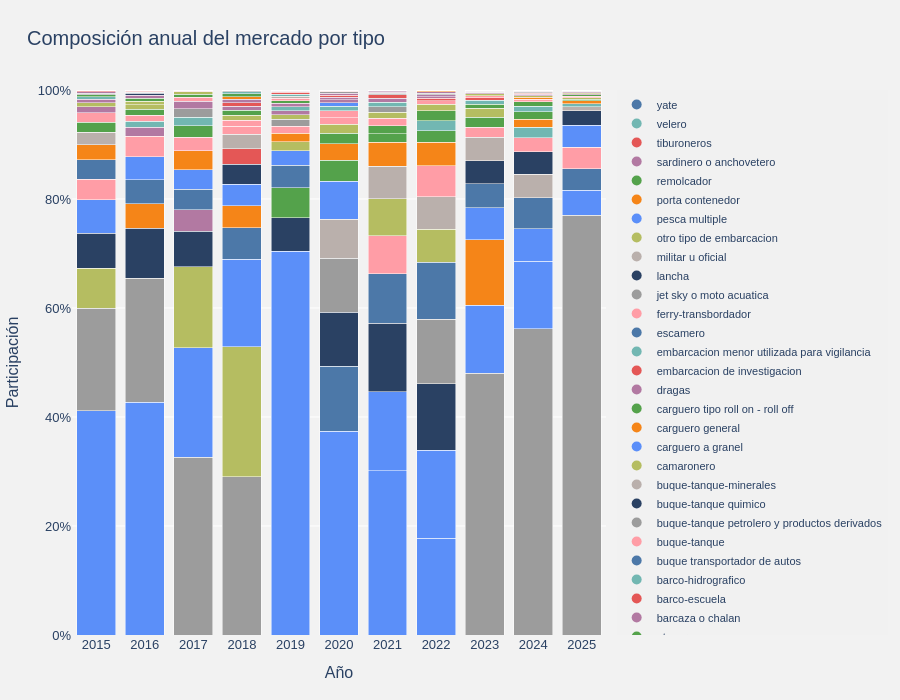

The code cell stored with this chart in its notebook:
### Markdown cell above
#### Composición 100% por tipo

### Code cell
from IPython.display import clear_output
clear_output(wait=True)

fig = go.Figure()

# Ordenar los tipos de mayor a menor participación dentro de cada año.
# Cada posición ocupa la misma altura relativa en todas las barras.
for posicion in range(participacion.shape[1]):
    valores = []
    tipos_posicion = []
    colores_posicion = []

    for año in participacion.index:
        fila = participacion.loc[año].sort_values(ascending=False)
        tipo = fila.index[posicion] if posicion < len(fila) else None
        valor = fila.iloc[posicion] if posicion < len(fila) else 0
        valores.append(valor)
        tipos_posicion.append(tipo if tipo is not None else "Sin participación")
        if tipo is not None:
            indice_tipo = list(participacion.columns).index(tipo)
            colores_posicion.append(COLORES_TIPOS[indice_tipo % len(COLORES_TIPOS)])
        else:
            colores_posicion.append("rgba(0,0,0,0)")

    fig.add_bar(
        x=participacion.index,
        y=valores,
        customdata=tipos_posicion,
        hovertemplate="Año %{x}<br>%{customdata}<br>Participación: %{y:.2f}%<extra></extra>",
        name=f"Posición {posicion + 1}",
        marker_color=colores_posicion,
        showlegend=False,
    )

# Leyenda separada con los tipos reales y sus colores habituales.
for i, tipo in enumerate(participacion.columns):
    fig.add_scatter(
        x=[None],
        y=[None],
        mode="markers",
        name=tipo,
        marker=dict(size=10, color=COLORES_TIPOS[i % len(COLORES_TIPOS)]),
        showlegend=True,
    )

fig.update_layout(
    title="Composición anual del mercado por tipo",
    template="reservas",
    barmode="stack",
    showlegend=True,
    barnorm="percent",
    height=700,
    margin=dict(l=65, r=280, t=90, b=65),
    legend=dict(
        orientation="v",
        x=1.02,
        xanchor="left",
        y=1,
        yanchor="top",
        font=dict(size=11),
        bgcolor="rgba(242,242,242,0.95)",
        borderwidth=0,
    ),
    xaxis=dict(title="Año", dtick=1),
    yaxis=dict(title="Participación", ticksuffix="%", range=[0, 100]),
)
fig.show()

### Figure 1 — Plotly figure (JSON) as saved in the notebook; plotly's stock layout.template omitted (floating-point values rounded to 4 significant figures)
{"data": [{"customdata": ["abastecedor", "abastecedor", "buque-tanque petrolero y productos derivados", "buque-tanque petrolero y productos derivados", "abastecedor", "abastecedor", "abastecedor", "abastecedor", "buque-tanque petrolero y productos derivados", "buque-tanque petrolero y productos derivados", "buque-tanque petrolero y productos derivados"], "hovertemplate": "Año %{x}<br>%{customdata}<br>Participación: %{y:.2f}%<extra></extra>", "marker": {"color": ["#5B8FF9", "#5B8FF9", "#9C9C9C", "#9C9C9C", "#5B8FF9", "#5B8FF9", "#5B8FF9", "#5B8FF9", "#9C9C9C", "#9C9C9C", "#9C9C9C"]}, "name": "Posición 1", "showlegend": false, "type": "bar", "x": [2015, 2016, 2017, 2018, 2019, 2020, 2021, 2022, 2023, 2024, 2025], "y": [41.17, 42.67, 32.61, 29.07, 70.4, 37.37, 30.1, 17.8, 48.01, 56.17, 77.04]}, {"customdata": ["buque-tanque petrolero y productos derivados", "buque-tanque petrolero y productos derivados", "abastecedor", "otro tipo de embarcacion", "lancha", "yate", "pesca multiple", "pesca multiple", "abastecedor", "abastecedor", "pesca multiple"], "hovertemplate": "Año %{x}<br>%{customdata}<br>Participación: %{y:.2f}%<extra></extra>", "marker": {"color": ["#9C9C9C", "#9C9C9C", "#5B8FF9", "#B5BD61", "#2A4163", "#4C78A8", "#5B8FF9", "#5B8FF9", "#5B8FF9", "#5B8FF9", "#5B8FF9"]}, "name": "Posición 2", "showlegend": false, "type": "bar", "x": [2015, 2016, 2017, 2018, 2019, 2020, 2021, 2022, 2023, 2024, 2025], "y": [18.82, 22.77, 20.08, 23.81, 6.122, 11.93, 14.54, 16.14, 12.45, 12.37, 4.528]}, {"customdata": ["otro tipo de embarcacion", "lancha", "otro tipo de embarcacion", "abastecedor", "atunero", "lancha", "lancha", "lancha", "carguero general", "pesca multiple", "yate"], "hovertemplate": "Año %{x}<br>%{customdata}<br>Participación: %{y:.2f}%<extra></extra>", "marker": {"color": ["#B5BD61", "#2A4163", "#B5BD61", "#5B8FF9", "#54A24B", "#2A4163", "#2A4163", "#2A4163", "#F58518", "#5B8FF9", "#4C78A8"]}, "name": "Posición 3", "showlegend": false, "type": "bar", "x": [2015, 2016, 2017, 2018, 2019, 2020, 2021, 2022, 2023, 2024, 2025], "y": [7.296, 9.214, 14.86, 16.08, 5.537, 9.963, 12.53, 12.2, 12.08, 6.004, 4.007]}, {"customdata": ["lancha", "carguero general", "lancha", "yate", "yate", "buque-tanque petrolero y productos derivados", "yate", "buque-tanque petrolero y productos derivados", "pesca multiple", "yate", "buque-tanque"], "hovertemplate": "Año %{x}<br>%{customdata}<br>Participación: %{y:.2f}%<extra></extra>", "marker": {"color": ["#2A4163", "#F58518", "#2A4163", "#4C78A8", "#4C78A8", "#9C9C9C", "#4C78A8", "#9C9C9C", "#5B8FF9", "#4C78A8", "#FF9DA6"]}, "name": "Posición 4", "showlegend": false, "type": "bar", "x": [2015, 2016, 2017, 2018, 2019, 2020, 2021, 2022, 2023, 2024, 2025], "y": [6.412, 4.476, 6.559, 5.738, 4.093, 9.894, 9.074, 11.78, 5.876, 5.663, 3.969]}, {"customdata": ["pesca multiple", "yate", "barcaza o chalan", "carguero general", "pesca multiple", "militar u oficial", "buque-tanque", "yate", "yate", "militar u oficial", "abastecedor"], "hovertemplate": "Año %{x}<br>%{customdata}<br>Participación: %{y:.2f}%<extra></extra>", "marker": {"color": ["#5B8FF9", "#4C78A8", "#B279A2", "#F58518", "#5B8FF9", "#BAB0AC", "#FF9DA6", "#4C78A8", "#4C78A8", "#BAB0AC", "#5B8FF9"]}, "name": "Posición 5", "showlegend": false, "type": "bar", "x": [2015, 2016, 2017, 2018, 2019, 2020, 2021, 2022, 2023, 2024, 2025], "y": [6.184, 4.42, 3.921, 4.097, 2.694, 7.102, 7.048, 10.44, 4.357, 4.33, 3.964]}, {"customdata": ["buque-tanque", "pesca multiple", "yate", "pesca multiple", "otro tipo de embarcacion", "pesca multiple", "otro tipo de embarcacion", "otro tipo de embarcacion", "lancha", "lancha", "lancha"], "hovertemplate": "Año %{x}<br>%{customdata}<br>Participación: %{y:.2f}%<extra></extra>", "marker": {"color": ["#FF9DA6", "#5B8FF9", "#4C78A8", "#5B8FF9", "#B5BD61", "#5B8FF9", "#B5BD61", "#B5BD61", "#2A4163", "#2A4163", "#2A4163"]}, "name": "Posición 6", "showlegend": false, "type": "bar", "x": [2015, 2016, 2017, 2018, 2019, 2020, 2021, 2022, 2023, 2024, 2025], "y": [3.777, 4.189, 3.71, 3.952, 1.635, 6.991, 6.779, 6.108, 4.281, 4.125, 2.671]}, {"customdata": ["yate", "buque-tanque", "pesca multiple", "lancha", "carguero general", "remolcador", "militar u oficial", "militar u oficial", "militar u oficial", "buque-tanque", "militar u oficial"], "hovertemplate": "Año %{x}<br>%{customdata}<br>Participación: %{y:.2f}%<extra></extra>", "marker": {"color": ["#4C78A8", "#FF9DA6", "#5B8FF9", "#2A4163", "#F58518", "#54A24B", "#BAB0AC", "#BAB0AC", "#BAB0AC", "#FF9DA6", "#BAB0AC"]}, "name": "Posición 7", "showlegend": false, "type": "bar", "x": [2015, 2016, 2017, 2018, 2019, 2020, 2021, 2022, 2023, 2024, 2025], "y": [3.556, 3.774, 3.616, 3.615, 1.581, 3.861, 5.982, 5.988, 4.231, 2.553, 0.7621]}, {"customdata": ["carguero general", "sardinero o anchovetero", "carguero general", "barco-escuela", "buque-tanque", "carguero general", "carguero general", "buque-tanque", "buque-tanque", "embarcacion menor utilizada para vigilancia", "velero"], "hovertemplate": "Año %{x}<br>%{customdata}<br>Participación: %{y:.2f}%<extra></extra>", "marker": {"color": ["#F58518", "#B279A2", "#F58518", "#E45756", "#FF9DA6", "#F58518", "#F58518", "#FF9DA6", "#FF9DA6", "#72B7B2", "#72B7B2"]}, "name": "Posición 8", "showlegend": false, "type": "bar", "x": [2015, 2016, 2017, 2018, 2019, 2020, 2021, 2022, 2023, 2024, 2025], "y": [2.778, 1.689, 3.522, 2.877, 1.315, 3.027, 4.405, 5.665, 1.877, 1.905, 0.5768]}, {"customdata": ["militar u oficial", "velero", "buque-tanque", "militar u oficial", "buque-tanque petrolero y productos derivados", "atunero", "atunero", "carguero general", "remolcador", "carguero general", "carguero general"], "hovertemplate": "Año %{x}<br>%{customdata}<br>Participación: %{y:.2f}%<extra></extra>", "marker": {"color": ["#BAB0AC", "#72B7B2", "#FF9DA6", "#BAB0AC", "#9C9C9C", "#54A24B", "#54A24B", "#F58518", "#54A24B", "#F58518", "#F58518"]}, "name": "Posición 9", "showlegend": false, "type": "bar", "x": [2015, 2016, 2017, 2018, 2019, 2020, 2021, 2022, 2023, 2024, 2025], "y": [2.241, 1.1, 2.456, 2.636, 1.251, 1.937, 1.524, 4.293, 1.806, 1.467, 0.471]}, {"customdata": ["atunero", "ferry-transbordador", "atunero", "buque-tanque", "camaronero", "camaronero", "remolcador", "remolcador", "otro tipo de embarcacion", "remolcador", "atunero"], "hovertemplate": "Año %{x}<br>%{customdata}<br>Participación: %{y:.2f}%<extra></extra>", "marker": {"color": ["#54A24B", "#FF9DA6", "#54A24B", "#FF9DA6", "#B5BD61", "#B5BD61", "#54A24B", "#54A24B", "#B5BD61", "#54A24B", "#54A24B"]}, "name": "Posición 10", "showlegend": false, "type": "bar", "x": [2015, 2016, 2017, 2018, 2019, 2020, 2021, 2022, 2023, 2024, 2025], "y": [1.826, 1.095, 2.072, 1.514, 0.8144, 1.621, 1.473, 2.1, 1.635, 1.459, 0.3161]}, {"customdata": ["ferry-transbordador", "atunero", "velero", "ferry-transbordador", "sardinero o anchovetero", "buque-tanque", "ferry-transbordador", "velero", "atunero", "velero", "camaronero"], "hovertemplate": "Año %{x}<br>%{customdata}<br>Participación: %{y:.2f}%<extra></extra>", "marker": {"color": ["#FF9DA6", "#54A24B", "#72B7B2", "#FF9DA6", "#B279A2", "#FF9DA6", "#FF9DA6", "#72B7B2", "#54A24B", "#72B7B2", "#B5BD61"]}, "name": "Posición 11", "showlegend": false, "type": "bar", "x": [2015, 2016, 2017, 2018, 2019, 2020, 2021, 2022, 2023, 2024, 2025], "y": [1.786, 1.062, 1.612, 1.061, 0.7268, 1.234, 1.367, 1.858, 0.7866, 0.9476, 0.3115]}, {"customdata": ["sardinero o anchovetero", "camaronero", "jet sky o moto acuatica", "camaronero", "embarcacion menor utilizada para vigilancia", "ferry-transbordador", "camaronero", "atunero", "velero", "atunero", "ferry-transbordador"], "hovertemplate": "Año %{x}<br>%{customdata}<br>Participación: %{y:.2f}%<extra></extra>", "marker": {"color": ["#B279A2", "#B5BD61", "#9C9C9C", "#B5BD61", "#72B7B2", "#FF9DA6", "#B5BD61", "#54A24B", "#72B7B2", "#54A24B", "#FF9DA6"]}, "name": "Posición 12", "showlegend": false, "type": "bar", "x": [2015, 2016, 2017, 2018, 2019, 2020, 2021, 2022, 2023, 2024, 2025], "y": [1.104, 0.7996, 1.563, 0.9373, 0.7098, 1.222, 1.115, 1.808, 0.7612, 0.8844, 0.2492]}, {"customdata": ["camaronero", "otro tipo de embarcacion", "sardinero o anchovetero", "atunero", "barcaza o chalan", "velero", "buque-tanque petrolero y productos derivados", "camaronero", "embarcacion de investigacion", "ferry-transbordador", "remolcador"], "hovertemplate": "Año %{x}<br>%{customdata}<br>Participación: %{y:.2f}%<extra></extra>", "marker": {"color": ["#B5BD61", "#B5BD61", "#B279A2", "#54A24B", "#B279A2", "#72B7B2", "#9C9C9C", "#B5BD61", "#E45756", "#FF9DA6", "#54A24B"]}, "name": "Posición 13", "showlegend": false, "type": "bar", "x": [2015, 2016, 2017, 2018, 2019, 2020, 2021, 2022, 2023, 2024, 2025], "y": [0.6709, 0.6972, 1.305, 0.9285, 0.6979, 0.8545, 0.9504, 1.216, 0.4102, 0.4273, 0.2423]}, {"customdata": ["barcaza o chalan", "remolcador", "ferry-transbordador", "barcaza o chalan", "remolcador", "carguero a granel", "velero", "ferry-transbordador", "ferry-transbordador", "porta contenedor", "sardinero o anchovetero"], "hovertemplate": "Año %{x}<br>%{customdata}<br>Participación: %{y:.2f}%<extra></extra>", "marker": {"color": ["#B279A2", "#54A24B", "#FF9DA6", "#B279A2", "#54A24B", "#5B8FF9", "#72B7B2", "#FF9DA6", "#FF9DA6", "#F58518", "#B279A2"]}, "name": "Posición 14", "showlegend": false, "type": "bar", "x": [2015, 2016, 2017, 2018, 2019, 2020, 2021, 2022, 2023, 2024, 2025], "y": [0.6629, 0.5265, 0.8138, 0.7161, 0.4676, 0.6137, 0.8516, 0.6429, 0.4067, 0.3547, 0.2398]}, {"customdata": ["velero", "barcaza o chalan", "remolcador", "embarcacion de investigacion", "ferry-transbordador", "sardinero o anchovetero", "sardinero o anchovetero", "embarcacion de investigacion", "camaronero", "camaronero", "otro tipo de embarcacion"], "hovertemplate": "Año %{x}<br>%{customdata}<br>Participación: %{y:.2f}%<extra></extra>", "marker": {"color": ["#72B7B2", "#B279A2", "#54A24B", "#E45756", "#FF9DA6", "#B279A2", "#B279A2", "#E45756", "#B5BD61", "#B5BD61", "#B5BD61"]}, "name": "Posición 15", "showlegend": false, "type": "bar", "x": [2015, 2016, 2017, 2018, 2019, 2020, 2021, 2022, 2023, 2024, 2025], "y": [0.4383, 0.523, 0.5375, 0.6435, 0.4035, 0.5806, 0.7484, 0.4162, 0.3517, 0.3154, 0.1756]}, {"customdata": ["remolcador", "buque-tanque quimico", "camaronero", "sardinero o anchovetero", "militar u oficial", "barcaza o chalan", "embarcacion de investigacion", "sardinero o anchovetero", "sardinero o anchovetero", "sardinero o anchovetero", "barcaza o chalan"], "hovertemplate": "Año %{x}<br>%{customdata}<br>Participación: %{y:.2f}%<extra></extra>", "marker": {"color": ["#54A24B", "#2A4163", "#B5BD61", "#B279A2", "#BAB0AC", "#B279A2", "#E45756", "#B279A2", "#B279A2", "#B279A2", "#B279A2"]}, "name": "Posición 16", "showlegend": false, "type": "bar", "x": [2015, 2016, 2017, 2018, 2019, 2020, 2021, 2022, 2023, 2024, 2025], "y": [0.3923, 0.3572, 0.3937, 0.6001, 0.3926, 0.4965, 0.631, 0.333, 0.151, 0.2052, 0.1523]}, {"customdata": ["jet sky o moto acuatica", "dragas", "embarcacion de investigacion", "artefactos navales", "velero", "embarcacion de investigacion", "jet sky o moto acuatica", "barcaza o chalan", "jet sky o moto acuatica", "embarcacion de investigacion", "jet sky o moto acuatica"], "hovertemplate": "Año %{x}<br>%{customdata}<br>Participación: %{y:.2f}%<extra></extra>", "marker": {"color": ["#9C9C9C", "#B279A2", "#E45756", "#F58518", "#72B7B2", "#E45756", "#9C9C9C", "#B279A2", "#9C9C9C", "#E45756", "#9C9C9C"]}, "name": "Posición 17", "showlegend": false, "type": "bar", "x": [2015, 2016, 2017, 2018, 2019, 2020, 2021, 2022, 2023, 2024, 2025], "y": [0.2966, 0.1304, 0.1114, 0.5135, 0.3698, 0.3697, 0.2644, 0.3088, 0.1262, 0.1854, 0.09786]}, {"customdata": ["dragas", "jet sky o moto acuatica", "dragas", "remolcador", "embarcacion de investigacion", "dragas", "dragas", "jet sky o moto acuatica", "barcaza o chalan", "dragas", "porta contenedor"], "hovertemplate": "Año %{x}<br>%{customdata}<br>Participación: %{y:.2f}%<extra></extra>", "marker": {"color": ["#B279A2", "#9C9C9C", "#B279A2", "#54A24B", "#E45756", "#B279A2", "#B279A2", "#9C9C9C", "#B279A2", "#B279A2", "#F58518"]}, "name": "Posición 18", "showlegend": false, "type": "bar", "x": [2015, 2016, 2017, 2018, 2019, 2020, 2021, 2022, 2023, 2024, 2025], "y": [0.2761, 0.1258, 0.08844, 0.5055, 0.3283, 0.3023, 0.2168, 0.3014, 0.1192, 0.1696, 0.06268]}, {"customdata": ["embarcacion de investigacion", "embarcacion de investigacion", "buque-tanque quimico", "velero", "barco-escuela", "jet sky o moto acuatica", "artefactos navales", "dragas", "dragas", "jet sky o moto acuatica", "embarcacion de investigacion"], "hovertemplate": "Año %{x}<br>%{customdata}<br>Participación: %{y:.2f}%<extra></extra>", "marker": {"color": ["#E45756", "#E45756", "#2A4163", "#72B7B2", "#E45756", "#9C9C9C", "#F58518", "#B279A2", "#B279A2", "#9C9C9C", "#E45756"]}, "name": "Posición 19", "showlegend": false, "type": "bar", "x": [2015, 2016, 2017, 2018, 2019, 2020, 2021, 2022, 2023, 2024, 2025], "y": [0.2236, 0.1231, 0.0794, 0.421, 0.1352, 0.27, 0.1162, 0.2551, 0.08547, 0.1573, 0.05999]}, {"customdata": ["tiburoneros", "militar u oficial", "barco-escuela", "jet sky o moto acuatica", "dragas", "barco-escuela", "barcaza o chalan", "artefactos navales", "carguero a granel", "barcaza o chalan", "barco-escuela"], "hovertemplate": "Año %{x}<br>%{customdata}<br>Participación: %{y:.2f}%<extra></extra>", "marker": {"color": ["#E45756", "#BAB0AC", "#E45756", "#9C9C9C", "#B279A2", "#E45756", "#B279A2", "#F58518", "#5B8FF9", "#B279A2", "#E45756"]}, "name": "Posición 20", "showlegend": false, "type": "bar", "x": [2015, 2016, 2017, 2018, 2019, 2020, 2021, 2022, 2023, 2024, 2025], "y": [0.0402, 0.123, 0.03229, 0.1546, 0.1319, 0.1191, 0.1068, 0.1948, 0.07406, 0.1165, 0.05118]}, {"customdata": ["carguero a granel", "artefactos navales", "carguero a granel", "dragas", "jet sky o moto acuatica", "otro tipo de embarcacion", "carguero a granel", "carguero a granel", "artefactos navales", "otro tipo de embarcacion", "carguero a granel"], "hovertemplate": "Año %{x}<br>%{customdata}<br>Participación: %{y:.2f}%<extra></extra>", "marker": {"color": ["#5B8FF9", "#F58518", "#5B8FF9", "#B279A2", "#9C9C9C", "#B5BD61", "#5B8FF9", "#5B8FF9", "#F58518", "#B5BD61", "#5B8FF9"]}, "name": "Posición 21", "showlegend": false, "type": "bar", "x": [2015, 2016, 2017, 2018, 2019, 2020, 2021, 2022, 2023, 2024, 2025], "y": [0.02577, 0.08587, 0.01512, 0.05506, 0.1252, 0.1038, 0.05909, 0.06424, 0.04707, 0.09175, 0.02291]}, {"customdata": ["escamero", "carguero a granel", "escamero", "escamero", "escamero", "escamero", "barco-escuela", "carguero tipo roll on - roll off", "escamero", "carguero a granel", "dragas"], "hovertemplate": "Año %{x}<br>%{customdata}<br>Participación: %{y:.2f}%<extra></extra>", "marker": {"color": ["#4C78A8", "#5B8FF9", "#4C78A8", "#4C78A8", "#4C78A8", "#4C78A8", "#E45756", "#54A24B", "#4C78A8", "#5B8FF9", "#B279A2"]}, "name": "Posición 22", "showlegend": false, "type": "bar", "x": [2015, 2016, 2017, 2018, 2019, 2020, 2021, 2022, 2023, 2024, 2025], "y": [0.01183, 0.01719, 0.0114, 0.03674, 0.03575, 0.05291, 0.05881, 0.04833, 0.02889, 0.08637, 0.01713]}, {"customdata": ["embarcacion menor utilizada para vigilancia", "barco-hidrografico", "artefactos navales", "buque-tanque-minerales", "carguero a granel", "artefactos navales", "escamero", "escamero", "barco-escuela", "artefactos navales", "embarcacion menor utilizada para vigilancia"], "hovertemplate": "Año %{x}<br>%{customdata}<br>Participación: %{y:.2f}%<extra></extra>", "marker": {"color": ["#72B7B2", "#72B7B2", "#F58518", "#BAB0AC", "#5B8FF9", "#F58518", "#4C78A8", "#4C78A8", "#E45756", "#F58518", "#72B7B2"]}, "name": "Posición 23", "showlegend": false, "type": "bar", "x": [2015, 2016, 2017, 2018, 2019, 2020, 2021, 2022, 2023, 2024, 2025], "y": [0.003631, 0.01351, 0.01056, 0.02662, 0.01476, 0.03637, 0.05111, 0.0386, 0.0252, 0.006866, 0.009404]}, {"customdata": ["barco-escuela", "escamero", "buque transportador de autos", "carguero a granel", "buque-tanque-minerales", "buque-tanque-minerales", "embarcacion menor utilizada para vigilancia", "embarcacion menor utilizada para vigilancia", "carguero tipo roll on - roll off", "tiburoneros", "artefactos navales"], "hovertemplate": "Año %{x}<br>%{customdata}<br>Participación: %{y:.2f}%<extra></extra>", "marker": {"color": ["#E45756", "#4C78A8", "#4C78A8", "#5B8FF9", "#BAB0AC", "#BAB0AC", "#72B7B2", "#72B7B2", "#54A24B", "#E45756", "#F58518"]}, "name": "Posición 24", "showlegend": false, "type": "bar", "x": [2015, 2016, 2017, 2018, 2019, 2020, 2021, 2022, 2023, 2024, 2025], "y": [0.002734, 0.007747, 0.007448, 0.01482, 0.01401, 0.0348, 0.006727, 0.005651, 0.008546, 0.0002706, 0.008303]}, {"customdata": ["artefactos navales", "embarcacion menor utilizada para vigilancia", "embarcacion menor utilizada para vigilancia", "embarcacion menor utilizada para vigilancia", "barco-hidrografico", "embarcacion menor utilizada para vigilancia", "carguero tipo roll on - roll off", "barco-escuela", "embarcacion menor utilizada para vigilancia", "escamero", "tiburoneros"], "hovertemplate": "Año %{x}<br>%{customdata}<br>Participación: %{y:.2f}%<extra></extra>", "marker": {"color": ["#F58518", "#72B7B2", "#72B7B2", "#72B7B2", "#72B7B2", "#72B7B2", "#54A24B", "#E45756", "#72B7B2", "#4C78A8", "#E45756"]}, "name": "Posición 25", "showlegend": false, "type": "bar", "x": [2015, 2016, 2017, 2018, 2019, 2020, 2021, 2022, 2023, 2024, 2025], "y": [0.002486, 0.00481, 0.005194, 0.003083, 0.0001201, 0.006201, 0.003925, 0.003256, 0.00648, 0, 0.0001616]}, {"customdata": ["buque transportador de autos", "buque transportador de autos", "militar u oficial", "barco-hidrografico", "porta contenedor", "buque transportador de autos", "tiburoneros", "tiburoneros", "tiburoneros", "barco-hidrografico", "barco-hidrografico"], "hovertemplate": "Año %{x}<br>%{customdata}<br>Participación: %{y:.2f}%<extra></extra>", "marker": {"color": ["#4C78A8", "#4C78A8", "#BAB0AC", "#72B7B2", "#F58518", "#4C78A8", "#E45756", "#E45756", "#E45756", "#72B7B2", "#72B7B2"]}, "name": "Posición 26", "showlegend": false, "type": "bar", "x": [2015, 2016, 2017, 2018, 2019, 2020, 2021, 2022, 2023, 2024, 2025], "y": [0.001644, 0.0004919, 0, 0.0006149, 2.544e-05, 0.005557, 0.0004579, 0.0004344, 0.0008792, 0, 0]}, {"customdata": ["barco-hidrografico", "porta contenedor", "porta contenedor", "buque transportador de autos", "artefactos navales", "tiburoneros", "barco-hidrografico", "buque transportador de autos", "buque transportador de autos", "carguero tipo roll on - roll off", "buque transportador de autos"], "hovertemplate": "Año %{x}<br>%{customdata}<br>Participación: %{y:.2f}%<extra></extra>", "marker": {"color": ["#72B7B2", "#F58518", "#F58518", "#4C78A8", "#F58518", "#E45756", "#72B7B2", "#4C78A8", "#4C78A8", "#54A24B", "#4C78A8"]}, "name": "Posición 27", "showlegend": false, "type": "bar", "x": [2015, 2016, 2017, 2018, 2019, 2020, 2021, 2022, 2023, 2024, 2025], "y": [0, 0, 0, 0.0002911, 0, 0.0005806, 0, 0, 0, 0, 0]}, {"customdata": ["carguero tipo roll on - roll off", "carguero tipo roll on - roll off", "carguero tipo roll on - roll off", "carguero tipo roll on - roll off", "carguero tipo roll on - roll off", "carguero tipo roll on - roll off", "porta contenedor", "porta contenedor", "porta contenedor", "buque-tanque-minerales", "carguero tipo roll on - roll off"], "hovertemplate": "Año %{x}<br>%{customdata}<br>Participación: %{y:.2f}%<extra></extra>", "marker": {"color": ["#54A24B", "#54A24B", "#54A24B", "#54A24B", "#54A24B", "#54A24B", "#F58518", "#F58518", "#F58518", "#BAB0AC", "#54A24B"]}, "name": "Posición 28", "showlegend": false, "type": "bar", "x": [2015, 2016, 2017, 2018, 2019, 2020, 2021, 2022, 2023, 2024, 2025], "y": [0, 0, 0, 0, 0, 0, 0, 0, 0, 0, 0]}, {"customdata": ["porta contenedor", "buque-tanque-minerales", "buque-tanque-minerales", "porta contenedor", "buque-tanque quimico", "buque-tanque quimico", "buque-tanque-minerales", "buque-tanque-minerales", "buque-tanque-minerales", "buque-tanque quimico", "buque-tanque-minerales"], "hovertemplate": "Año %{x}<br>%{customdata}<br>Participación: %{y:.2f}%<extra></extra>", "marker": {"color": ["#F58518", "#BAB0AC", "#BAB0AC", "#F58518", "#2A4163", "#2A4163", "#BAB0AC", "#BAB0AC", "#BAB0AC", "#2A4163", "#BAB0AC"]}, "name": "Posición 29", "showlegend": false, "type": "bar", "x": [2015, 2016, 2017, 2018, 2019, 2020, 2021, 2022, 2023, 2024, 2025], "y": [0, 0, 0, 0, 0, 0, 0, 0, 0, 0, 0]}, {"customdata": ["buque-tanque-minerales", "tiburoneros", "tiburoneros", "buque-tanque quimico", "tiburoneros", "porta contenedor", "buque-tanque quimico", "buque-tanque quimico", "buque-tanque quimico", "buque transportador de autos", "buque-tanque quimico"], "hovertemplate": "Año %{x}<br>%{customdata}<br>Participación: %{y:.2f}%<extra></extra>", "marker": {"color": ["#BAB0AC", "#E45756", "#E45756", "#2A4163", "#E45756", "#F58518", "#2A4163", "#2A4163", "#2A4163", "#4C78A8", "#2A4163"]}, "name": "Posición 30", "showlegend": false, "type": "bar", "x": [2015, 2016, 2017, 2018, 2019, 2020, 2021, 2022, 2023, 2024, 2025], "y": [0, 0, 0, 0, 0, 0, 0, 0, 0, 0, 0]}, {"customdata": ["buque-tanque quimico", "barco-escuela", "barco-hidrografico", "tiburoneros", "buque transportador de autos", "barco-hidrografico", "buque transportador de autos", "barco-hidrografico", "barco-hidrografico", "barco-escuela", "escamero"], "hovertemplate": "Año %{x}<br>%{customdata}<br>Participación: %{y:.2f}%<extra></extra>", "marker": {"color": ["#2A4163", "#E45756", "#72B7B2", "#E45756", "#4C78A8", "#72B7B2", "#4C78A8", "#72B7B2", "#72B7B2", "#E45756", "#4C78A8"]}, "name": "Posición 31", "showlegend": false, "type": "bar", "x": [2015, 2016, 2017, 2018, 2019, 2020, 2021, 2022, 2023, 2024, 2025], "y": [0, 0, 0, 0, 0, 0, 0, 0, 0, 0, 0]}, {"marker": {"color": "#5B8FF9", "size": 10}, "mode": "markers", "name": "abastecedor", "showlegend": true, "type": "scatter", "x": [null], "y": [null]}, {"marker": {"color": "#F58518", "size": 10}, "mode": "markers", "name": "artefactos navales", "showlegend": true, "type": "scatter", "x": [null], "y": [null]}, {"marker": {"color": "#54A24B", "size": 10}, "mode": "markers", "name": "atunero", "showlegend": true, "type": "scatter", "x": [null], "y": [null]}, {"marker": {"color": "#B279A2", "size": 10}, "mode": "markers", "name": "barcaza o chalan", "showlegend": true, "type": "scatter", "x": [null], "y": [null]}, {"marker": {"color": "#E45756", "size": 10}, "mode": "markers", "name": "barco-escuela", "showlegend": true, "type": "scatter", "x": [null], "y": [null]}, {"marker": {"color": "#72B7B2", "size": 10}, "mode": "markers", "name": "barco-hidrografico", "showlegend": true, "type": "scatter", "x": [null], "y": [null]}, {"marker": {"color": "#4C78A8", "size": 10}, "mode": "markers", "name": "buque transportador de autos", "showlegend": true, "type": "scatter", "x": [null], "y": [null]}, {"marker": {"color": "#FF9DA6", "size": 10}, "mode": "markers", "name": "buque-tanque", "showlegend": true, "type": "scatter", "x": [null], "y": [null]}, {"marker": {"color": "#9C9C9C", "size": 10}, "mode": "markers", "name": "buque-tanque petrolero y productos derivados", "showlegend": true, "type": "scatter", "x": [null], "y": [null]}, {"marker": {"color": "#2A4163", "size": 10}, "mode": "markers", "name": "buque-tanque quimico", "showlegend": true, "type": "scatter", "x": [null], "y": [null]}, {"marker": {"color": "#BAB0AC", "size": 10}, "mode": "markers", "name": "buque-tanque-minerales", "showlegend": true, "type": "scatter", "x": [null], "y": [null]}, {"marker": {"color": "#B5BD61", "size": 10}, "mode": "markers", "name": "camaronero", "showlegend": true, "type": "scatter", "x": [null], "y": [null]}, {"marker": {"color": "#5B8FF9", "size": 10}, "mode": "markers", "name": "carguero a granel", "showlegend": true, "type": "scatter", "x": [null], "y": [null]}, {"marker": {"color": "#F58518", "size": 10}, "mode": "markers", "name": "carguero general", "showlegend": true, "type": "scatter", "x": [null], "y": [null]}, {"marker": {"color": "#54A24B", "size": 10}, "mode": "markers", "name": "carguero tipo roll on - roll off", "showlegend": true, "type": "scatter", "x": [null], "y": [null]}, {"marker": {"color": "#B279A2", "size": 10}, "mode": "markers", "name": "dragas", "showlegend": true, "type": "scatter", "x": [null], "y": [null]}, {"marker": {"color": "#E45756", "size": 10}, "mode": "markers", "name": "embarcacion de investigacion", "showlegend": true, "type": "scatter", "x": [null], "y": [null]}, {"marker": {"color": "#72B7B2", "size": 10}, "mode": "markers", "name": "embarcacion menor utilizada para vigilancia", "showlegend": true, "type": "scatter", "x": [null], "y": [null]}, {"marker": {"color": "#4C78A8", "size": 10}, "mode": "markers", "name": "escamero", "showlegend": true, "type": "scatter", "x": [null], "y": [null]}, {"marker": {"color": "#FF9DA6", "size": 10}, "mode": "markers", "name": "ferry-transbordador", "showlegend": true, "type": "scatter", "x": [null], "y": [null]}, {"marker": {"color": "#9C9C9C", "size": 10}, "mode": "markers", "name": "jet sky o moto acuatica", "showlegend": true, "type": "scatter", "x": [null], "y": [null]}, {"marker": {"color": "#2A4163", "size": 10}, "mode": "markers", "name": "lancha", "showlegend": true, "type": "scatter", "x": [null], "y": [null]}, {"marker": {"color": "#BAB0AC", "size": 10}, "mode": "markers", "name": "militar u oficial", "showlegend": true, "type": "scatter", "x": [null], "y": [null]}, {"marker": {"color": "#B5BD61", "size": 10}, "mode": "markers", "name": "otro tipo de embarcacion", "showlegend": true, "type": "scatter", "x": [null], "y": [null]}, {"marker": {"color": "#5B8FF9", "size": 10}, "mode": "markers", "name": "pesca multiple", "showlegend": true, "type": "scatter", "x": [null], "y": [null]}, {"marker": {"color": "#F58518", "size": 10}, "mode": "markers", "name": "porta contenedor", "showlegend": true, "type": "scatter", "x": [null], "y": [null]}, {"marker": {"color": "#54A24B", "size": 10}, "mode": "markers", "name": "remolcador", "showlegend": true, "type": "scatter", "x": [null], "y": [null]}, {"marker": {"color": "#B279A2", "size": 10}, "mode": "markers", "name": "sardinero o anchovetero", "showlegend": true, "type": "scatter", "x": [null], "y": [null]}, {"marker": {"color": "#E45756", "size": 10}, "mode": "markers", "name": "tiburoneros", "showlegend": true, "type": "scatter", "x": [null], "y": [null]}, {"marker": {"color": "#72B7B2", "size": 10}, "mode": "markers", "name": "velero", "showlegend": true, "type": "scatter", "x": [null], "y": [null]}, {"marker": {"color": "#4C78A8", "size": 10}, "mode": "markers", "name": "yate", "showlegend": true, "type": "scatter", "x": [null], "y": [null]}], "layout": {"barmode": "stack", "barnorm": "percent", "height": 700, "legend": {"bgcolor": "rgba(242,242,242,0.95)", "borderwidth": 0, "font": {"size": 11}, "orientation": "v", "x": 1.02, "xanchor": "left", "y": 1, "yanchor": "top"}, "margin": {"b": 65, "l": 65, "r": 280, "t": 90}, "showlegend": true, "title": {"text": "Composición anual del mercado por tipo"}, "xaxis": {"dtick": 1, "title": {"text": "Año"}}, "yaxis": {"range": [0, 100], "ticksuffix": "%", "title": {"text": "Participación"}}}}
